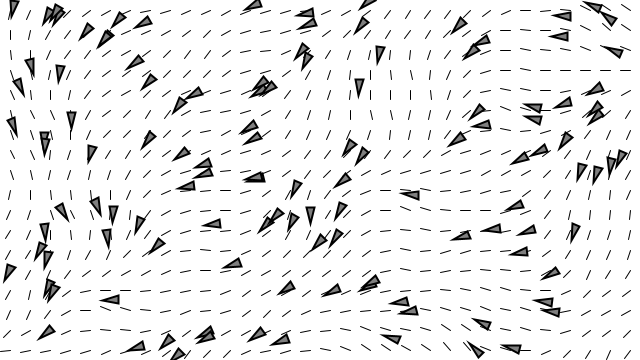
Frame 1 (no input)
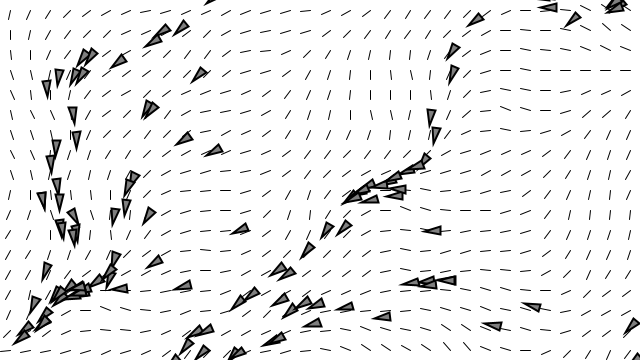
Frame 60 (the mouse pressed at the canvas centre just before this capture)
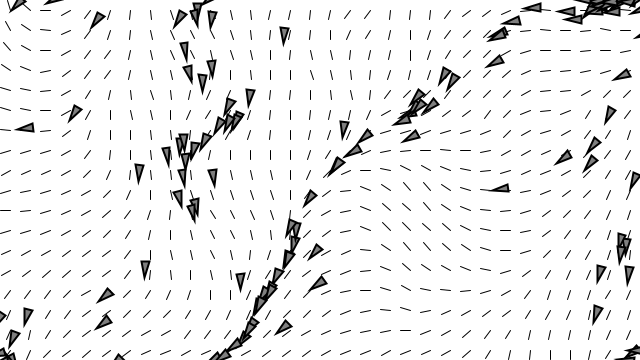
Frame 120 (the mouse held since frame 60 and released just before this capture)

The Processing sketch that drew these frames (run headless with seeded random() and noise(); from frame 60 on, the mouse is pressed at the canvas centre):

// Processing sketch: Example_5_4_Flow_Field
// ── Example_5_4_Flow_Field.pde
// The Nature of Code
// Daniel Shiffman
// http://natureofcode.com

// Flow Field Following
// Via Reynolds: http://www.red3d.com/cwr/steer/FlowFollow.html

// Using this variable to decide whether to draw all the stuff
boolean debug = true;

// Flowfield object
FlowField flowfield;
// An ArrayList of vehicles
Vehicle []vehicles;

void setup() {
  println(
    "Hit space bar to toggle debugging lines.<br>Click the mouse to generate a new flow field."
  );

  size(640, 360);
  // Make a new flow field with "resolution" of 16
  flowfield = new FlowField(20);
  vehicles = new Vehicle[120];
  // Make a whole bunch of vehicles with random maxspeed and maxforce values
  for (int i = 0; i < 120; i++) {
    vehicles[i] = 
      new Vehicle(random(width), random(height), random(2, 5), random(0.1, 0.5));
  }
}

void draw() {
  background(255);
  // Display the flowfield in "debug" mode
  if (debug) flowfield.show();
  // Tell all the vehicles to follow the flow field
  for (int i = 0; i < vehicles.length; i++) {
    vehicles[i].follow(flowfield);
    vehicles[i].run();
  }
}

void keyPressed() {
  if (key == ' ') {
    debug = !debug;
  }
}

// Make a new flowfield
void mousePressed() {
  flowfield.init();
}

// ── FlowField.pde
// The Nature of Code
// Daniel Shiffman
// http://natureofcode.com

// Flow Field Following

class FlowField {
  int resolution;
  int rows, cols;
  PVector [][]field;
  
  FlowField(int r) {
    this.resolution = r;
    //{!2} Determine the number of columns and rows.
    this.cols = width / this.resolution;
    this.rows = height / this.resolution;
    //{!4} A flow field is a two-dimensional array of vectors. The example includes as separate function to create that array
    
    this.field = new PVector[cols][rows];
    /*
    this.field = new Array(this.cols);
    for (let i = 0; i < this.cols; i++) {
      this.field[i] = new Array(this.rows);
    }
    */
    this.init();
  }

  // The init() function fills the 2D array with vectors
  void init() {
    // Reseed noise for a new flow field each time
    noiseSeed((long)(random(10000)));
    float xoff = 0;
    for (int i = 0; i < this.cols; i++) {
      float yoff = 0;
      for (int j = 0; j < this.rows; j++) {
        //{.code-wide} In this example, use Perlin noise to create the vectors.
        float angle = map(noise(xoff, yoff), 0, 1, 0, TWO_PI);
        this.field[i][j] = PVector.fromAngle(angle);
        yoff += 0.1;
      }
      xoff += 0.1;
    }
  }

  // Draw every vector
  void show() {
    for (int i = 0; i < this.cols; i++) {
      for (int j = 0; j < this.rows; j++) {
        float w = width / this.cols;
        float h = height / this.rows;
        PVector v = this.field[i][j].copy();
        v.setMag(w * 0.5);
        float x = i * w + w / 2;
        float  y = j * h + h / 2;
        strokeWeight(1);
        line(x, y, x + v.x, y + v.y);
      }
    }
  }

  //{.code-wide} A function to return a p5.Vector based on a position
  PVector lookup(PVector position) {
    int column = constrain(floor(position.x / this.resolution), 0, this.cols - 1);
    int row = constrain(floor(position.y / this.resolution), 0, this.rows - 1);
    return this.field[column][row].copy();
  }
}

// ── Vehicle.pde
// The Nature of Code
// Daniel Shiffman
// http://natureofcode.com

// The "Vehicle" class

class Vehicle {
  PVector position;
  PVector velocity;
  PVector acceleration;
  float r;
  float maxspeed;
  float maxforce;
  
  Vehicle(float x, float y, float ms, float mf) {
    this.position = new PVector(x, y);
    this.acceleration = new PVector(0, 0);
    this.velocity = new PVector(0, 0);
    this.r = 4;
    this.maxspeed = ms;
    this.maxforce = mf;
  }

  void run() {
    this.update();
    this.borders();
    this.show();
  }

  // Implementing Reynolds' flow field following algorithm
  // http://www.red3d.com/cwr/steer/FlowFollow.html
  void follow(FlowField flow) {
    // What is the vector at that spot in the flow field?
    PVector desired = flow.lookup(this.position);
    // Scale it up by maxspeed
    desired.mult(this.maxspeed);
    // Steering is desired minus velocity
    PVector steer = PVector.sub(desired, this.velocity);
    steer.limit(this.maxforce); // Limit to maximum steering force
    this.applyForce(steer);
  }

  void applyForce(PVector force) {
    // We could add mass here if we want A = F / M
    this.acceleration.add(force);
  }

  // Method to update location
  void update() {
    // Update velocity
    this.velocity.add(this.acceleration);
    // Limit speed
    this.velocity.limit(this.maxspeed);
    this.position.add(this.velocity);
    // Reset accelerationelertion to 0 each cycle
    this.acceleration.mult(0);
  }

  // Wraparound
  void borders() {
    if (this.position.x < -this.r) this.position.x = width + this.r;
    if (this.position.y < -this.r) this.position.y = height + this.r;
    if (this.position.x > width + this.r) this.position.x = -this.r;
    if (this.position.y > height + this.r) this.position.y = -this.r;
  }

  void show() {
    // Draw a triangle rotated in the direction of velocity
    float theta = this.velocity.heading();
    fill(127);
    stroke(0);
    strokeWeight(2);
    push();
    translate(this.position.x, this.position.y);
    rotate(theta);
    beginShape();
    vertex(this.r * 2, 0);
    vertex(-this.r * 2, -this.r);
    vertex(-this.r * 2, this.r);
    endShape(CLOSE);
    pop();
  }
}
